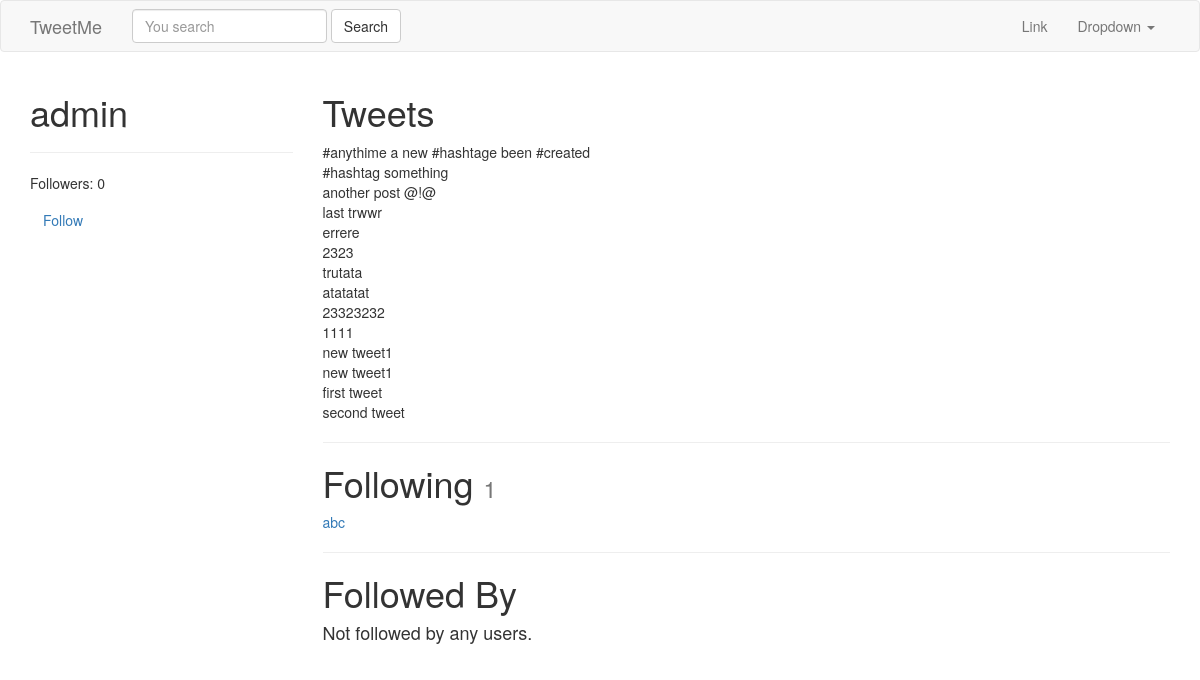
The app's page /profiles/admin/ (signed in), older data.
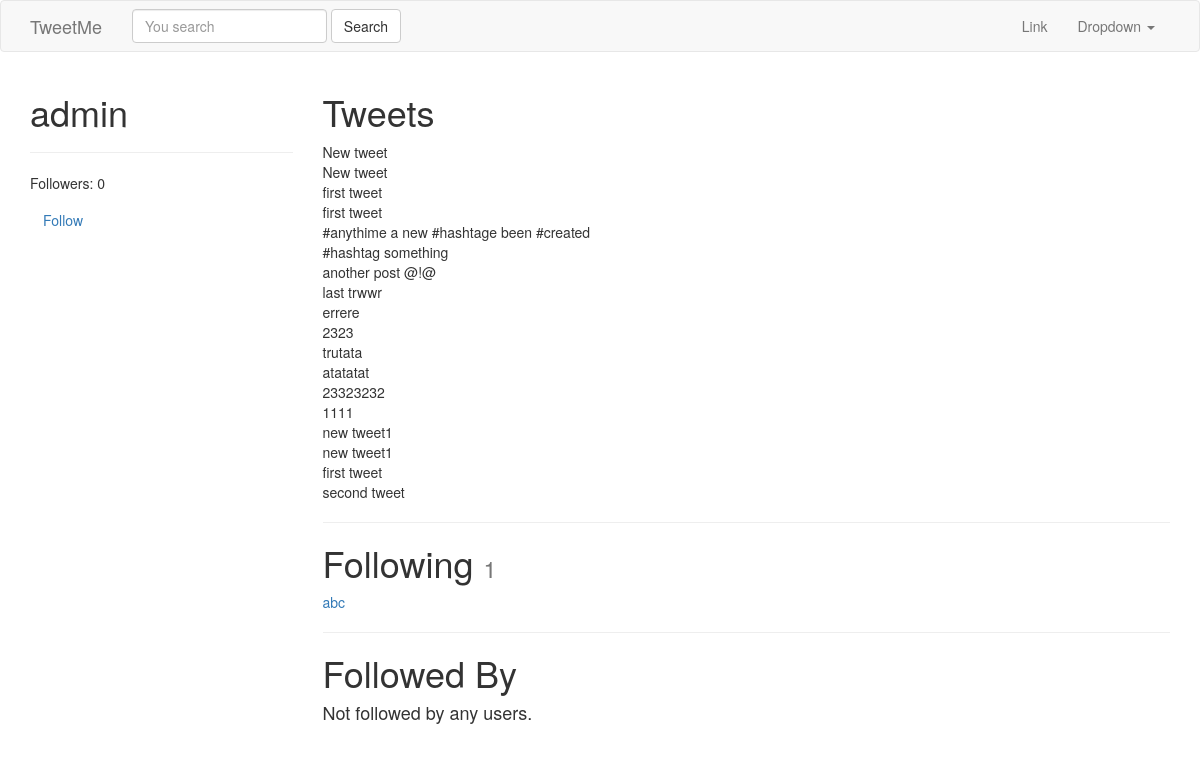
The same page, newer data.
### tweets/models.py (models this page shows, shortened)
class Tweet(models.Model):
	parent 		= models.ForeignKey("self", blank=True, null=True)
	user 		= models.ForeignKey(settings.AUTH_USER_MODEL)
	content 	= models.CharField(max_length=140, validators=[validate_content])
	updated 	= models.DateTimeField(auto_now=True)
	timestamp	= models.DateTimeField(auto_now_add=True)
	objects = TweetManager()
	def __str__(self):
		return str(self.content)
	class Meta:
		ordering = ["-timestamp"]

### accounts/views.py (the view)
# urls.py: url(r'^(?P<username>[\w.@+-]+)/$', UserDetailView.as_view(), name="detail"),
class UserDetailView(DetailView):
	template_name 	= 'accounts/user_detail.html'
	queryset 		= User.objects.all()
	def get_object(self):
		return get_object_or_404(
				User,
				username__iexact=self.kwargs.get("username")
				)
	def get_context_data(self, *args, **kwargs):
		context = super(UserDetailView, self).get_context_data(*args, **kwargs)
		following = UserProfile.objects.is_following(self.request.user, self.get_object())
		context["following"] = following
		return context

### accounts/models.py (called while the page is built)
	def all(self):
		qs = self.get_queryset().all()
		try:
			if self.instance:
				qs = qs.exclude(user=self.instance)
		except:
			pass
		return qs

	def is_following(self, user, followed_by_user):
		user_profile, created = UserProfile.objects.get_or_create(user=user)
		if created:
			return False
		if followed_by_user in user_profile.following.all():
			return True
		return False

	def get_following(self):
		users = self.following.all() # User.objects.all().exclude(username=self.user.username)
		return users.exclude(username=self.user.username)

### accounts/templates/accounts/user_detail.html
{% extends "_base.html" %}
{% block content %}
<div class="row">
	<div class="col-sm-3 col-xs-12">
		<h1>{{ object.username }}</h1>
		<hr/>
		<p> Followers: {{ object.followed_by.all.count }}</p>
		<p><a class="btn btn-link" href="{% url 'profiles:follow' username=object.username %}">
			{% if following %} UnFollow {% else %} Follow {% endif %}
			</a></p>
	</div>
	<div class="col-sm-9 col-xs-12">
		<h1>Tweets </h1>
		{% for tweet in object.tweet_set.all %}
			{{ tweet }}<br/>
		{% endfor %}
		<hr/>
		<h1>Following <small>{{ object.profile.get_following.count }}</small></h1>
		{% for user in object.profile.get_following %}
		<a href="/profiles/{{ user.username }}/">{{ user.username }}</a>	<br/>
		{% empty %}
		<h4>Not following any users.</h4>
		{% endfor %}
		<hr/>
		<h1>Followed By </h1>
		{% for profile in object.followed_by.all %}
			<a href="/profiles/{{ profile.user.username }}/">{{ profile.user.username }}</a><br/>
		{% empty %}
		<h4>Not followed by any users.</h4>
		{% endfor %}
	</div>
</div>
{% endblock %}

Row changes from the older to the newer data that the page shows:
added Tweet: content "New tweet"
added Tweet: content "New tweet"
added Tweet: content "first tweet"
added Tweet: content "first tweet"
